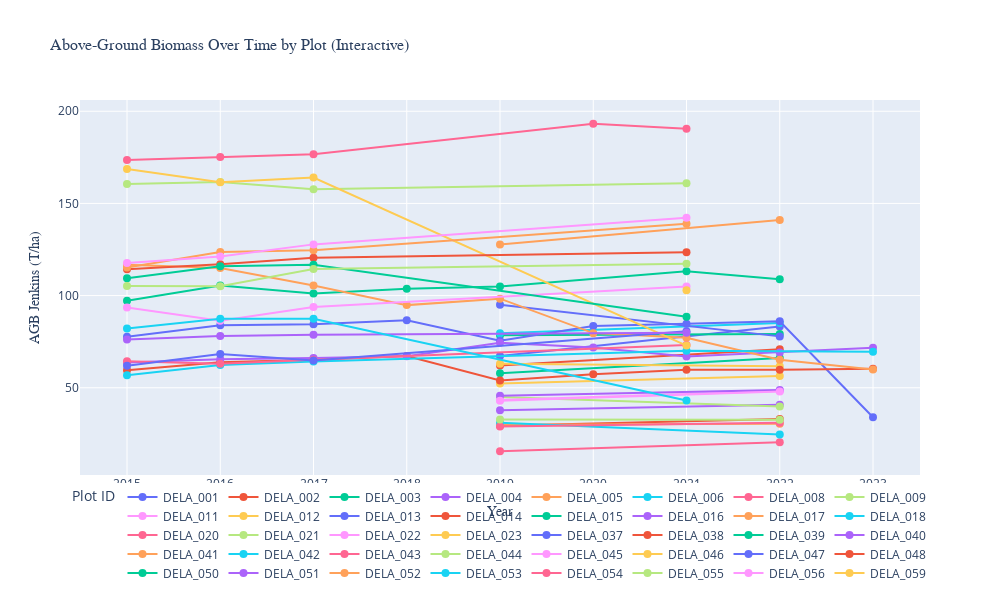

This figure's notebook cell:
### Markdown cell above
## Interactive version with Plotly (hover to see plotID)

### Code cell
import plotly.express as px

# Create interactive plot with Plotly
fig = px.line(o_plots, 
              x='year', 
              y='total_AGBJenkins',
              color='plotID',
              markers=True,
              labels={'total_AGBJenkins': 'AGB Jenkins (T/ha)',
                      'year': 'Year',
                      'plotID': 'Plot ID'},
              title='Above-Ground Biomass Over Time by Plot (Interactive)',
              hover_data={'plotID': True, 'year': True, 'total_AGBJenkins': ':.2f'})

# Customize layout
fig.update_traces(marker=dict(size=8), line=dict(width=2))
fig.update_layout(
    height=600,
    width=1000,
    hovermode='closest',
    legend=dict(
        orientation="h",
        yanchor="bottom",
        y=-0.3,
        xanchor="center",
        x=0.5,
        title="Plot ID"
    ),
    xaxis=dict(title_font=dict(size=14, family='Arial, bold')),
    yaxis=dict(title_font=dict(size=14, family='Arial, bold')),
    title_font=dict(size=16, family='Arial, bold')
)

fig.show()

print(f"\nInteractive plot created! Hover over points to see details.")
print(f"You can also: zoom, pan, select regions, and toggle plot visibility by clicking legend items.")

### Figure 1 — Plotly figure (JSON) as saved in the notebook; plotly's stock layout.template omitted (floating-point values rounded to 4 significant figures)
{"data": [{"customdata": [["DELA_001"], ["DELA_001"]], "hovertemplate": "Plot ID=%{customdata[0]}<br>Year=%{x}<br>AGB Jenkins (T/ha)=%{y:.2f}<extra></extra>", "legendgroup": "DELA_001", "line": {"color": "#636efa", "dash": "solid", "width": 2}, "marker": {"size": 8, "symbol": "circle"}, "mode": "lines+markers", "name": "DELA_001", "orientation": "v", "showlegend": true, "type": "scatter", "x": [2019, 2022], "xaxis": "x", "y": [67.19, 83.29], "yaxis": "y"}, {"customdata": [["DELA_002"], ["DELA_002"]], "hovertemplate": "Plot ID=%{customdata[0]}<br>Year=%{x}<br>AGB Jenkins (T/ha)=%{y:.2f}<extra></extra>", "legendgroup": "DELA_002", "line": {"color": "#EF553B", "dash": "solid", "width": 2}, "marker": {"size": 8, "symbol": "circle"}, "mode": "lines+markers", "name": "DELA_002", "orientation": "v", "showlegend": true, "type": "scatter", "x": [2019, 2022], "xaxis": "x", "y": [29.43, 33.09], "yaxis": "y"}, {"customdata": [["DELA_003"], ["DELA_003"]], "hovertemplate": "Plot ID=%{customdata[0]}<br>Year=%{x}<br>AGB Jenkins (T/ha)=%{y:.2f}<extra></extra>", "legendgroup": "DELA_003", "line": {"color": "#00cc96", "dash": "solid", "width": 2}, "marker": {"size": 8, "symbol": "circle"}, "mode": "lines+markers", "name": "DELA_003", "orientation": "v", "showlegend": true, "type": "scatter", "x": [2019, 2022], "xaxis": "x", "y": [78.46, 79.16], "yaxis": "y"}, {"customdata": [["DELA_004"], ["DELA_004"]], "hovertemplate": "Plot ID=%{customdata[0]}<br>Year=%{x}<br>AGB Jenkins (T/ha)=%{y:.2f}<extra></extra>", "legendgroup": "DELA_004", "line": {"color": "#ab63fa", "dash": "solid", "width": 2}, "marker": {"size": 8, "symbol": "circle"}, "mode": "lines+markers", "name": "DELA_004", "orientation": "v", "showlegend": true, "type": "scatter", "x": [2019, 2022], "xaxis": "x", "y": [37.85, 40.77], "yaxis": "y"}, {"customdata": [["DELA_005"], ["DELA_005"]], "hovertemplate": "Plot ID=%{customdata[0]}<br>Year=%{x}<br>AGB Jenkins (T/ha)=%{y:.2f}<extra></extra>", "legendgroup": "DELA_005", "line": {"color": "#FFA15A", "dash": "solid", "width": 2}, "marker": {"size": 8, "symbol": "circle"}, "mode": "lines+markers", "name": "DELA_005", "orientation": "v", "showlegend": true, "type": "scatter", "x": [2019, 2022], "xaxis": "x", "y": [29.98, 30.46], "yaxis": "y"}, {"customdata": [["DELA_006"], ["DELA_006"]], "hovertemplate": "Plot ID=%{customdata[0]}<br>Year=%{x}<br>AGB Jenkins (T/ha)=%{y:.2f}<extra></extra>", "legendgroup": "DELA_006", "line": {"color": "#19d3f3", "dash": "solid", "width": 2}, "marker": {"size": 8, "symbol": "circle"}, "mode": "lines+markers", "name": "DELA_006", "orientation": "v", "showlegend": true, "type": "scatter", "x": [2019, 2022], "xaxis": "x", "y": [79.59, 85.16], "yaxis": "y"}, {"customdata": [["DELA_008"], ["DELA_008"]], "hovertemplate": "Plot ID=%{customdata[0]}<br>Year=%{x}<br>AGB Jenkins (T/ha)=%{y:.2f}<extra></extra>", "legendgroup": "DELA_008", "line": {"color": "#FF6692", "dash": "solid", "width": 2}, "marker": {"size": 8, "symbol": "circle"}, "mode": "lines+markers", "name": "DELA_008", "orientation": "v", "showlegend": true, "type": "scatter", "x": [2019, 2022], "xaxis": "x", "y": [15.55, 20.42], "yaxis": "y"}, {"customdata": [["DELA_009"], ["DELA_009"]], "hovertemplate": "Plot ID=%{customdata[0]}<br>Year=%{x}<br>AGB Jenkins (T/ha)=%{y:.2f}<extra></extra>", "legendgroup": "DELA_009", "line": {"color": "#B6E880", "dash": "solid", "width": 2}, "marker": {"size": 8, "symbol": "circle"}, "mode": "lines+markers", "name": "DELA_009", "orientation": "v", "showlegend": true, "type": "scatter", "x": [2019, 2022], "xaxis": "x", "y": [44.96, 39.81], "yaxis": "y"}, {"customdata": [["DELA_011"], ["DELA_011"]], "hovertemplate": "Plot ID=%{customdata[0]}<br>Year=%{x}<br>AGB Jenkins (T/ha)=%{y:.2f}<extra></extra>", "legendgroup": "DELA_011", "line": {"color": "#FF97FF", "dash": "solid", "width": 2}, "marker": {"size": 8, "symbol": "circle"}, "mode": "lines+markers", "name": "DELA_011", "orientation": "v", "showlegend": true, "type": "scatter", "x": [2019, 2022], "xaxis": "x", "y": [43.35, 48.2], "yaxis": "y"}, {"customdata": [["DELA_012"], ["DELA_012"]], "hovertemplate": "Plot ID=%{customdata[0]}<br>Year=%{x}<br>AGB Jenkins (T/ha)=%{y:.2f}<extra></extra>", "legendgroup": "DELA_012", "line": {"color": "#FECB52", "dash": "solid", "width": 2}, "marker": {"size": 8, "symbol": "circle"}, "mode": "lines+markers", "name": "DELA_012", "orientation": "v", "showlegend": true, "type": "scatter", "x": [2019, 2022], "xaxis": "x", "y": [52.27, 56.33], "yaxis": "y"}, {"customdata": [["DELA_013"], ["DELA_013"]], "hovertemplate": "Plot ID=%{customdata[0]}<br>Year=%{x}<br>AGB Jenkins (T/ha)=%{y:.2f}<extra></extra>", "legendgroup": "DELA_013", "line": {"color": "#636efa", "dash": "solid", "width": 2}, "marker": {"size": 8, "symbol": "circle"}, "mode": "lines+markers", "name": "DELA_013", "orientation": "v", "showlegend": true, "type": "scatter", "x": [2019, 2022], "xaxis": "x", "y": [95.08, 77.87], "yaxis": "y"}, {"customdata": [["DELA_014"], ["DELA_014"]], "hovertemplate": "Plot ID=%{customdata[0]}<br>Year=%{x}<br>AGB Jenkins (T/ha)=%{y:.2f}<extra></extra>", "legendgroup": "DELA_014", "line": {"color": "#EF553B", "dash": "solid", "width": 2}, "marker": {"size": 8, "symbol": "circle"}, "mode": "lines+markers", "name": "DELA_014", "orientation": "v", "showlegend": true, "type": "scatter", "x": [2019, 2022], "xaxis": "x", "y": [62.05, 70.85], "yaxis": "y"}, {"customdata": [["DELA_015"], ["DELA_015"]], "hovertemplate": "Plot ID=%{customdata[0]}<br>Year=%{x}<br>AGB Jenkins (T/ha)=%{y:.2f}<extra></extra>", "legendgroup": "DELA_015", "line": {"color": "#00cc96", "dash": "solid", "width": 2}, "marker": {"size": 8, "symbol": "circle"}, "mode": "lines+markers", "name": "DELA_015", "orientation": "v", "showlegend": true, "type": "scatter", "x": [2019, 2022], "xaxis": "x", "y": [57.89, 66.17], "yaxis": "y"}, {"customdata": [["DELA_016"], ["DELA_016"]], "hovertemplate": "Plot ID=%{customdata[0]}<br>Year=%{x}<br>AGB Jenkins (T/ha)=%{y:.2f}<extra></extra>", "legendgroup": "DELA_016", "line": {"color": "#ab63fa", "dash": "solid", "width": 2}, "marker": {"size": 8, "symbol": "circle"}, "mode": "lines+markers", "name": "DELA_016", "orientation": "v", "showlegend": true, "type": "scatter", "x": [2019, 2022], "xaxis": "x", "y": [45.63, 48.84], "yaxis": "y"}, {"customdata": [["DELA_017"], ["DELA_017"]], "hovertemplate": "Plot ID=%{customdata[0]}<br>Year=%{x}<br>AGB Jenkins (T/ha)=%{y:.2f}<extra></extra>", "legendgroup": "DELA_017", "line": {"color": "#FFA15A", "dash": "solid", "width": 2}, "marker": {"size": 8, "symbol": "circle"}, "mode": "lines+markers", "name": "DELA_017", "orientation": "v", "showlegend": true, "type": "scatter", "x": [2019, 2022], "xaxis": "x", "y": [127.7, 141.0], "yaxis": "y"}, {"customdata": [["DELA_018"], ["DELA_018"]], "hovertemplate": "Plot ID=%{customdata[0]}<br>Year=%{x}<br>AGB Jenkins (T/ha)=%{y:.2f}<extra></extra>", "legendgroup": "DELA_018", "line": {"color": "#19d3f3", "dash": "solid", "width": 2}, "marker": {"size": 8, "symbol": "circle"}, "mode": "lines+markers", "name": "DELA_018", "orientation": "v", "showlegend": true, "type": "scatter", "x": [2019, 2022], "xaxis": "x", "y": [31.03, 24.59], "yaxis": "y"}, {"customdata": [["DELA_020"], ["DELA_020"]], "hovertemplate": "Plot ID=%{customdata[0]}<br>Year=%{x}<br>AGB Jenkins (T/ha)=%{y:.2f}<extra></extra>", "legendgroup": "DELA_020", "line": {"color": "#FF6692", "dash": "solid", "width": 2}, "marker": {"size": 8, "symbol": "circle"}, "mode": "lines+markers", "name": "DELA_020", "orientation": "v", "showlegend": true, "type": "scatter", "x": [2019, 2022], "xaxis": "x", "y": [28.96, 31.04], "yaxis": "y"}, {"customdata": [["DELA_021"], ["DELA_021"]], "hovertemplate": "Plot ID=%{customdata[0]}<br>Year=%{x}<br>AGB Jenkins (T/ha)=%{y:.2f}<extra></extra>", "legendgroup": "DELA_021", "line": {"color": "#B6E880", "dash": "solid", "width": 2}, "marker": {"size": 8, "symbol": "circle"}, "mode": "lines+markers", "name": "DELA_021", "orientation": "v", "showlegend": true, "type": "scatter", "x": [2019, 2022], "xaxis": "x", "y": [32.78, 32.66], "yaxis": "y"}, {"customdata": [["DELA_022"], ["DELA_022"]], "hovertemplate": "Plot ID=%{customdata[0]}<br>Year=%{x}<br>AGB Jenkins (T/ha)=%{y:.2f}<extra></extra>", "legendgroup": "DELA_022", "line": {"color": "#FF97FF", "dash": "solid", "width": 2}, "marker": {"size": 8, "symbol": "circle"}, "mode": "lines+markers", "name": "DELA_022", "orientation": "v", "showlegend": true, "type": "scatter", "x": [2019, 2022], "xaxis": "x", "y": [42.97, 47.99], "yaxis": "y"}, {"customdata": [["DELA_023"], ["DELA_023"]], "hovertemplate": "Plot ID=%{customdata[0]}<br>Year=%{x}<br>AGB Jenkins (T/ha)=%{y:.2f}<extra></extra>", "legendgroup": "DELA_023", "line": {"color": "#FECB52", "dash": "solid", "width": 2}, "marker": {"size": 8, "symbol": "circle"}, "mode": "lines+markers", "name": "DELA_023", "orientation": "v", "showlegend": true, "type": "scatter", "x": [2019, 2022], "xaxis": "x", "y": [63.04, 61.66], "yaxis": "y"}, {"customdata": [["DELA_037"], ["DELA_037"], ["DELA_037"], ["DELA_037"], ["DELA_037"], ["DELA_037"], ["DELA_037"], ["DELA_037"], ["DELA_037"]], "hovertemplate": "Plot ID=%{customdata[0]}<br>Year=%{x}<br>AGB Jenkins (T/ha)=%{y:.2f}<extra></extra>", "legendgroup": "DELA_037", "line": {"color": "#636efa", "dash": "solid", "width": 2}, "marker": {"size": 8, "symbol": "circle"}, "mode": "lines+markers", "name": "DELA_037", "orientation": "v", "showlegend": true, "type": "scatter", "x": [2015, 2016, 2017, 2018, 2019, 2020, 2021, 2022, 2023], "xaxis": "x", "y": [77.71, 83.87, 84.41, 86.58, 75.5, 83.46, 84.75, 86.06, 33.97], "yaxis": "y"}, {"customdata": [["DELA_038"], ["DELA_038"], ["DELA_038"], ["DELA_038"], ["DELA_038"], ["DELA_038"], ["DELA_038"], ["DELA_038"], ["DELA_038"]], "hovertemplate": "Plot ID=%{customdata[0]}<br>Year=%{x}<br>AGB Jenkins (T/ha)=%{y:.2f}<extra></extra>", "legendgroup": "DELA_038", "line": {"color": "#EF553B", "dash": "solid", "width": 2}, "marker": {"size": 8, "symbol": "circle"}, "mode": "lines+markers", "name": "DELA_038", "orientation": "v", "showlegend": true, "type": "scatter", "x": [2015, 2016, 2017, 2018, 2019, 2020, 2021, 2022, 2023], "xaxis": "x", "y": [59.5, 63.86, 65.21, 67.22, 53.95, 57.36, 59.71, 59.73, 60.26], "yaxis": "y"}, {"customdata": [["DELA_039"], ["DELA_039"], ["DELA_039"], ["DELA_039"], ["DELA_039"], ["DELA_039"], ["DELA_039"]], "hovertemplate": "Plot ID=%{customdata[0]}<br>Year=%{x}<br>AGB Jenkins (T/ha)=%{y:.2f}<extra></extra>", "legendgroup": "DELA_039", "line": {"color": "#00cc96", "dash": "solid", "width": 2}, "marker": {"size": 8, "symbol": "circle"}, "mode": "lines+markers", "name": "DELA_039", "orientation": "v", "showlegend": true, "type": "scatter", "x": [2015, 2016, 2017, 2018, 2019, 2021, 2022], "xaxis": "x", "y": [97.23, 105.4, 101.1, 103.7, 105.0, 113.3, 108.9], "yaxis": "y"}, {"customdata": [["DELA_040"], ["DELA_040"], ["DELA_040"], ["DELA_040"], ["DELA_040"], ["DELA_040"], ["DELA_040"], ["DELA_040"], ["DELA_040"]], "hovertemplate": "Plot ID=%{customdata[0]}<br>Year=%{x}<br>AGB Jenkins (T/ha)=%{y:.2f}<extra></extra>", "legendgroup": "DELA_040", "line": {"color": "#ab63fa", "dash": "solid", "width": 2}, "marker": {"size": 8, "symbol": "circle"}, "mode": "lines+markers", "name": "DELA_040", "orientation": "v", "showlegend": true, "type": "scatter", "x": [2015, 2016, 2017, 2018, 2019, 2020, 2021, 2022, 2023], "xaxis": "x", "y": [63.67, 65.49, 66.19, 67.03, 74.47, 71.81, 66.93, 69.17, 71.76], "yaxis": "y"}, {"customdata": [["DELA_041"], ["DELA_041"], ["DELA_041"], ["DELA_041"], ["DELA_041"], ["DELA_041"], ["DELA_041"], ["DELA_041"], ["DELA_041"]], "hovertemplate": "Plot ID=%{customdata[0]}<br>Year=%{x}<br>AGB Jenkins (T/ha)=%{y:.2f}<extra></extra>", "legendgroup": "DELA_041", "line": {"color": "#FFA15A", "dash": "solid", "width": 2}, "marker": {"size": 8, "symbol": "circle"}, "mode": "lines+markers", "name": "DELA_041", "orientation": "v", "showlegend": true, "type": "scatter", "x": [2015, 2016, 2017, 2018, 2019, 2020, 2021, 2022, 2023], "xaxis": "x", "y": [116.7, 115.0, 105.4, 94.83, 98.33, 79.64, 77.15, 65.18, 59.94], "yaxis": "y"}, {"customdata": [["DELA_042"], ["DELA_042"], ["DELA_042"], ["DELA_042"], ["DELA_042"]], "hovertemplate": "Plot ID=%{customdata[0]}<br>Year=%{x}<br>AGB Jenkins (T/ha)=%{y:.2f}<extra></extra>", "legendgroup": "DELA_042", "line": {"color": "#19d3f3", "dash": "solid", "width": 2}, "marker": {"size": 8, "symbol": "circle"}, "mode": "lines+markers", "name": "DELA_042", "orientation": "v", "showlegend": true, "type": "scatter", "x": [2015, 2016, 2017, 2021, 2023], "xaxis": "x", "y": [56.75, 62.29, 64.27, 70.02, 69.53], "yaxis": "y"}, {"customdata": [["DELA_043"], ["DELA_043"], ["DELA_043"], ["DELA_043"]], "hovertemplate": "Plot ID=%{customdata[0]}<br>Year=%{x}<br>AGB Jenkins (T/ha)=%{y:.2f}<extra></extra>", "legendgroup": "DELA_043", "line": {"color": "#FF6692", "dash": "solid", "width": 2}, "marker": {"size": 8, "symbol": "circle"}, "mode": "lines+markers", "name": "DELA_043", "orientation": "v", "showlegend": true, "type": "scatter", "x": [2015, 2016, 2017, 2021], "xaxis": "x", "y": [64.32, 62.97, 65.24, 73.14], "yaxis": "y"}, {"customdata": [["DELA_044"], ["DELA_044"], ["DELA_044"], ["DELA_044"]], "hovertemplate": "Plot ID=%{customdata[0]}<br>Year=%{x}<br>AGB Jenkins (T/ha)=%{y:.2f}<extra></extra>", "legendgroup": "DELA_044", "line": {"color": "#B6E880", "dash": "solid", "width": 2}, "marker": {"size": 8, "symbol": "circle"}, "mode": "lines+markers", "name": "DELA_044", "orientation": "v", "showlegend": true, "type": "scatter", "x": [2015, 2016, 2017, 2021], "xaxis": "x", "y": [160.6, 161.7, 157.7, 160.9], "yaxis": "y"}, {"customdata": [["DELA_045"], ["DELA_045"], ["DELA_045"], ["DELA_045"]], "hovertemplate": "Plot ID=%{customdata[0]}<br>Year=%{x}<br>AGB Jenkins (T/ha)=%{y:.2f}<extra></extra>", "legendgroup": "DELA_045", "line": {"color": "#FF97FF", "dash": "solid", "width": 2}, "marker": {"size": 8, "symbol": "circle"}, "mode": "lines+markers", "name": "DELA_045", "orientation": "v", "showlegend": true, "type": "scatter", "x": [2015, 2016, 2017, 2021], "xaxis": "x", "y": [93.59, 86.3, 93.82, 105.0], "yaxis": "y"}, {"customdata": [["DELA_046"], ["DELA_046"], ["DELA_046"], ["DELA_046"]], "hovertemplate": "Plot ID=%{customdata[0]}<br>Year=%{x}<br>AGB Jenkins (T/ha)=%{y:.2f}<extra></extra>", "legendgroup": "DELA_046", "line": {"color": "#FECB52", "dash": "solid", "width": 2}, "marker": {"size": 8, "symbol": "circle"}, "mode": "lines+markers", "name": "DELA_046", "orientation": "v", "showlegend": true, "type": "scatter", "x": [2015, 2016, 2017, 2021], "xaxis": "x", "y": [168.7, 161.5, 164.1, 72.9], "yaxis": "y"}, {"customdata": [["DELA_047"], ["DELA_047"], ["DELA_047"], ["DELA_047"]], "hovertemplate": "Plot ID=%{customdata[0]}<br>Year=%{x}<br>AGB Jenkins (T/ha)=%{y:.2f}<extra></extra>", "legendgroup": "DELA_047", "line": {"color": "#636efa", "dash": "solid", "width": 2}, "marker": {"size": 8, "symbol": "circle"}, "mode": "lines+markers", "name": "DELA_047", "orientation": "v", "showlegend": true, "type": "scatter", "x": [2015, 2016, 2017, 2021], "xaxis": "x", "y": [61.88, 68.32, 64.72, 80.71], "yaxis": "y"}, {"customdata": [["DELA_048"], ["DELA_048"], ["DELA_048"], ["DELA_048"]], "hovertemplate": "Plot ID=%{customdata[0]}<br>Year=%{x}<br>AGB Jenkins (T/ha)=%{y:.2f}<extra></extra>", "legendgroup": "DELA_048", "line": {"color": "#EF553B", "dash": "solid", "width": 2}, "marker": {"size": 8, "symbol": "circle"}, "mode": "lines+markers", "name": "DELA_048", "orientation": "v", "showlegend": true, "type": "scatter", "x": [2015, 2016, 2017, 2021], "xaxis": "x", "y": [114.3, 117.0, 120.5, 123.5], "yaxis": "y"}, {"customdata": [["DELA_050"], ["DELA_050"], ["DELA_050"], ["DELA_050"]], "hovertemplate": "Plot ID=%{customdata[0]}<br>Year=%{x}<br>AGB Jenkins (T/ha)=%{y:.2f}<extra></extra>", "legendgroup": "DELA_050", "line": {"color": "#00cc96", "dash": "solid", "width": 2}, "marker": {"size": 8, "symbol": "circle"}, "mode": "lines+markers", "name": "DELA_050", "orientation": "v", "showlegend": true, "type": "scatter", "x": [2015, 2016, 2017, 2021], "xaxis": "x", "y": [109.4, 115.9, 116.7, 88.58], "yaxis": "y"}, {"customdata": [["DELA_051"], ["DELA_051"], ["DELA_051"], ["DELA_051"]], "hovertemplate": "Plot ID=%{customdata[0]}<br>Year=%{x}<br>AGB Jenkins (T/ha)=%{y:.2f}<extra></extra>", "legendgroup": "DELA_051", "line": {"color": "#ab63fa", "dash": "solid", "width": 2}, "marker": {"size": 8, "symbol": "circle"}, "mode": "lines+markers", "name": "DELA_051", "orientation": "v", "showlegend": true, "type": "scatter", "x": [2015, 2016, 2017, 2021], "xaxis": "x", "y": [76.21, 78.04, 78.74, 79.78], "yaxis": "y"}, {"customdata": [["DELA_052"], ["DELA_052"], ["DELA_052"], ["DELA_052"]], "hovertemplate": "Plot ID=%{customdata[0]}<br>Year=%{x}<br>AGB Jenkins (T/ha)=%{y:.2f}<extra></extra>", "legendgroup": "DELA_052", "line": {"color": "#FFA15A", "dash": "solid", "width": 2}, "marker": {"size": 8, "symbol": "circle"}, "mode": "lines+markers", "name": "DELA_052", "orientation": "v", "showlegend": true, "type": "scatter", "x": [2015, 2016, 2017, 2021], "xaxis": "x", "y": [115.2, 123.6, 124.6, 138.9], "yaxis": "y"}, {"customdata": [["DELA_053"], ["DELA_053"], ["DELA_053"], ["DELA_053"]], "hovertemplate": "Plot ID=%{customdata[0]}<br>Year=%{x}<br>AGB Jenkins (T/ha)=%{y:.2f}<extra></extra>", "legendgroup": "DELA_053", "line": {"color": "#19d3f3", "dash": "solid", "width": 2}, "marker": {"size": 8, "symbol": "circle"}, "mode": "lines+markers", "name": "DELA_053", "orientation": "v", "showlegend": true, "type": "scatter", "x": [2015, 2016, 2017, 2021], "xaxis": "x", "y": [82.13, 87.39, 87.4, 43.03], "yaxis": "y"}, {"customdata": [["DELA_054"], ["DELA_054"], ["DELA_054"], ["DELA_054"], ["DELA_054"]], "hovertemplate": "Plot ID=%{customdata[0]}<br>Year=%{x}<br>AGB Jenkins (T/ha)=%{y:.2f}<extra></extra>", "legendgroup": "DELA_054", "line": {"color": "#FF6692", "dash": "solid", "width": 2}, "marker": {"size": 8, "symbol": "circle"}, "mode": "lines+markers", "name": "DELA_054", "orientation": "v", "showlegend": true, "type": "scatter", "x": [2015, 2016, 2017, 2020, 2021], "xaxis": "x", "y": [173.6, 175.2, 176.7, 193.2, 190.5], "yaxis": "y"}, {"customdata": [["DELA_055"], ["DELA_055"], ["DELA_055"], ["DELA_055"]], "hovertemplate": "Plot ID=%{customdata[0]}<br>Year=%{x}<br>AGB Jenkins (T/ha)=%{y:.2f}<extra></extra>", "legendgroup": "DELA_055", "line": {"color": "#B6E880", "dash": "solid", "width": 2}, "marker": {"size": 8, "symbol": "circle"}, "mode": "lines+markers", "name": "DELA_055", "orientation": "v", "showlegend": true, "type": "scatter", "x": [2015, 2016, 2017, 2021], "xaxis": "x", "y": [105.1, 105.1, 114.4, 117.3], "yaxis": "y"}, {"customdata": [["DELA_056"], ["DELA_056"], ["DELA_056"], ["DELA_056"]], "hovertemplate": "Plot ID=%{customdata[0]}<br>Year=%{x}<br>AGB Jenkins (T/ha)=%{y:.2f}<extra></extra>", "legendgroup": "DELA_056", "line": {"color": "#FF97FF", "dash": "solid", "width": 2}, "marker": {"size": 8, "symbol": "circle"}, "mode": "lines+markers", "name": "DELA_056", "orientation": "v", "showlegend": true, "type": "scatter", "x": [2015, 2016, 2017, 2021], "xaxis": "x", "y": [117.6, 121.3, 127.8, 142.2], "yaxis": "y"}, {"customdata": [["DELA_059"]], "hovertemplate": "Plot ID=%{customdata[0]}<br>Year=%{x}<br>AGB Jenkins (T/ha)=%{y:.2f}<extra></extra>", "legendgroup": "DELA_059", "line": {"color": "#FECB52", "dash": "solid", "width": 2}, "marker": {"size": 8, "symbol": "circle"}, "mode": "lines+markers", "name": "DELA_059", "orientation": "v", "showlegend": true, "type": "scatter", "x": [2021], "xaxis": "x", "y": [103.0], "yaxis": "y"}], "layout": {"height": 600, "hovermode": "closest", "legend": {"orientation": "h", "title": {"text": "Plot ID"}, "tracegroupgap": 0, "x": 0.5, "xanchor": "center", "y": -0.3, "yanchor": "bottom"}, "title": {"font": {"family": "Arial, bold", "size": 16}, "text": "Above-Ground Biomass Over Time by Plot (Interactive)"}, "width": 1000, "xaxis": {"anchor": "y", "domain": [0, 1], "title": {"font": {"family": "Arial, bold", "size": 14}, "text": "Year"}}, "yaxis": {"anchor": "x", "domain": [0, 1], "title": {"font": {"family": "Arial, bold", "size": 14}, "text": "AGB Jenkins (T/ha)"}}}}
